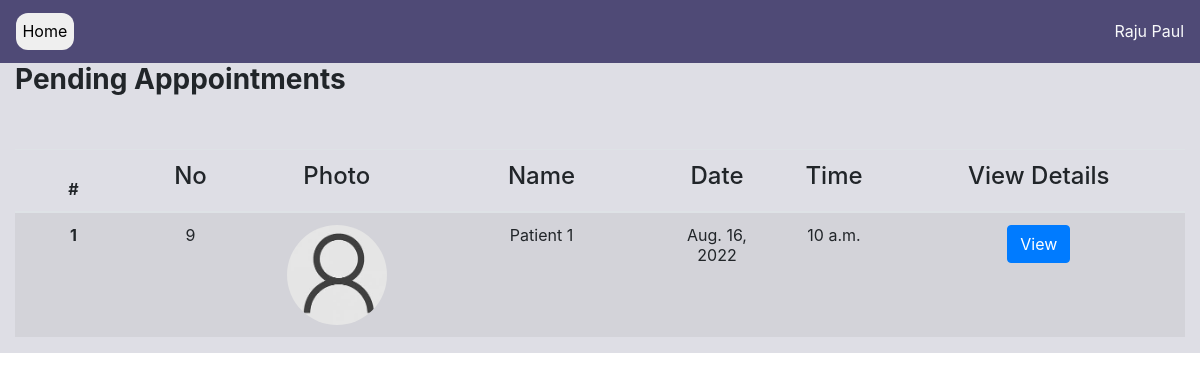
The app's page /doctor/pending-appointments (signed in) with its own data.
### accounts/models.py (models this page shows, shortened)
class User(AbstractUser):
    DOCTOR = 'D'
    PATIENT = 'P'
    USER_TYPES = [
        (DOCTOR, 'Doctor'),
        (PATIENT, 'Patient'),
    ]
    MALE = 'M'
    FEMALE = 'F'
    OTHER = 'O'
    PREFER_NOT_TO_SAY = 'N'
    GENDER = [
        (MALE, 'Male'),
        (FEMALE, 'Female'),
        (OTHER, 'Other'),
        (PREFER_NOT_TO_SAY, 'Prefer not to say')
    ]
    class Meta:
        db_table = 'user'
    user_type = models.CharField(choices=USER_TYPES, max_length=1, default=PATIENT)
    gender = models.CharField(choices=GENDER,  max_length=1, default=PREFER_NOT_TO_SAY)
    phone = PhoneNumberField(null=True, blank=True)
    def is_doctor(self):
        if self.user_type == 'D':
            return True
        return False

### appointment/models.py (models this page shows, shortened)
class Appointment(models.Model):
    TIME_SLOT = [
    (1, '9:00-10:00'),
    (2, '10:00-11:00'),
    (3, '11:00-12:00'),
    (4, '13:00-14:00'),
    ]
    doctor = models.ForeignKey(User,on_delete=models.CASCADE, limit_choices_to={'user_type': 'D'}, related_name='doctor')
    patient = models.ForeignKey(User,on_delete=models.CASCADE, limit_choices_to={'user_type': 'P'})
    date =  models.DateField()
    start_time = models.TimeField(null=True)
    end_time = models.TimeField(null=True)
    reason = models.TextField()
    status = models.BooleanField(default=False)
    class Meta:
        db_table = 'appointment'
        constraints = [
            models.UniqueConstraint(fields=['patient', 'doctor', 'date'], name='unique_booking')
        ]
        ordering = ['date', 'start_time']

### profiles/models.py (models this page shows, shortened)
class PatientProfile(models.Model):
    BLOOD_GROUPS = [
        ('O-', 'O-'),
        ('O+', 'O+'),
        ('A-', 'A-'),
        ('A+', 'A+'),
        ('B-', 'B-'),
        ('B+', 'B+'),
        ('AB-', 'AB-'),
        ('AB+', 'AB+'),
    ]
    class Meta:
        db_table = 'patient_profile'
    user = models.OneToOneField(
        User, on_delete=models.CASCADE, #profile deleted then patient deleted since one to one field
        primary_key=True, limit_choices_to={'user_type': 'P'},
        related_name='patprofile', #* related_name is used to give alternate name to the reverse relationship
        )
    profile_pic = models.ImageField(upload_to='images/profiles/patients', null=True, blank=True) #TODO Change directory to /images/patient/username
    dob = models.DateField(blank=True, null=True) #TODO -remove blank=True, null=True
    blood_group = models.CharField(max_length=3, choices=BLOOD_GROUPS)
    allergies = models.TextField(blank=True, null=True)

### appointment/views.py (the view)
# urls.py: path('doctor/pending-appointments', views.pending_appointments, {'status': False}, name='pending-appointment'), #* Pass extra option to function as dictionary
def pending_appointments(request, status):
    context = {}
    user = request.user
    if not user.is_doctor():
        return HttpResponse("NOT ALLOWED")
    appointments = Appointment.objects.filter(doctor=user, status=status)
    context = {'appointments':appointments, 'status':status} #* Status passed in to change heading of page (Completed/Pending)
    return render(request, 'pending-appointment.html', context=context)

### PMS/context_processors.py (called while the page is built)
def get_departments(request):
    departments = Department.objects.all()
    return {'departments': departments}

def get_time_slots(request):
    time_slot = Appointment.TIME_SLOT
    return {"time_slot": time_slot}

### appointment/templates/pending-appointment.html (shortened to what this page needs)
{% load static %}
{% load bootstrap4 %}
<!DOCTYPE html>
<html>
    <head>
        <link rel="stylesheet" href="https://cdn.jsdelivr.net/npm/bootstrap@4.0.0/dist/css/bootstrap.min.css">
    </head>
    <body>
        {% include 'navbar-simple.html' %}
        <section style="height: auto;">
            <div class="container-fluid">
                <div class="row " style="background-color: #8889a347;">
                    {% if status %}
                    <div class="col-md-12" style="align-items: center;"><h3><b>Completed Apppointments</b></h3></div>
                    {% else %}
                    <div class="col-md-12" style="align-items: center;"><h3><b>Pending Apppointments</b></h3></div>
                    {% endif %}
                <br>
                <br>
                <br>
                    <div class="col-md-12 col-12" style="align-items: center;">
                        <table class="table table-striped">
                            <thead>
                              <tr>
                                <th scope="col" width="10%">#</th>
                                <th scope="col"  width="10%"><h4>No</h4></th>
                                <th scope="col" width="15%"><h4>Photo</h4></th>
                                <th scope="col" width="20%"><h4>Name</h4></th>
                                <th scope="col" width="10%"><h4>Date</h4></th>
                                <th scope="col" width="10%"><h4>Time</h4></th>
                                <th scope="col"><h4>View Details</h4></th>
                              </tr>
                            </thead>
                            <tbody>
{% for appointment in appointments %}
                                <tr>
                                    <th scope="row">{{forloop.counter}}</th>
                                    <td>{{appointment.id}}</td>
                                    <td>
                                        {%if appointment.patient.patprofile.profile_pic %}
                                            <img src="{{appointment.patient.patprofile.profile_pic.url}}" class="photo">
                                        {% else %}
                                            <img src="{% static 'images/default_pic.jpg' %}" class="photo">
                                        {% endif %}
                                    </td>
                                    <td>{{appointment.patient.get_full_name}}</td>
                                    <td>{{appointment.date}}</td>
                                    <td>{{appointment.start_time}}</td>
                                    <td>
                                        {% if status %}
                                            <form action="{% url 'appointment:past-prescription' %}" method="post">
                                                {% csrf_token %}
                                                <button class="btn btn-primary" type="submit" name="app_id" value={{appointment.id}}>View</button>
                                            </form>
                                        {% else %}
                                            <form action="{% url 'appointment:view-appointment' %}" method="post">
                                                <button class="btn btn-primary" type="submit" name="id" value={{appointment.id}}>View</button>
                                            </form>
                                        {% endif %}
                                    </td>
                                </tr>
{% endfor %}
                            </tbody>
                          </table>
                    </div>
                </div>
            </div>
        </section>
    </body>
</html>

### templates/navbar-simple.html (shortened to what this page needs)
<nav class="navbar navbar-expand-lg bg-dark">
    <a class="navbar-brand" href="{% url 'accounts:home'%}">
      <button class="button">Home</button>
    </a>
        <ul class="navbar-nav ml-auto">
            <li class="nav-item">
                <p class="text-light mb-0">{{user.get_full_name}}</p>
            </li>
        </ul>
</nav>

### templates/navbar-simple.html (style rules this page uses)
.bg-dark { background-color: #4c4774fa !important; }
.button { border-radius: 12px; border: 2px; font-size: 1rem; padding: 0.4rem; }

### appointment/templates/pending-appointment.html (style rules this page uses)
table { margin-top: 14px; }
th, td { text-align: center; }
.photo { width: 100px; border-radius: 50%; }

### records on screen
User: get_full_name "Raju Paul"
Appointment: id "9", patient.patprofile.profile_pic (placeholder picture), patient.get_full_name "Patient 1", date "Aug. 16, 2022", start_time "10 a.m."
